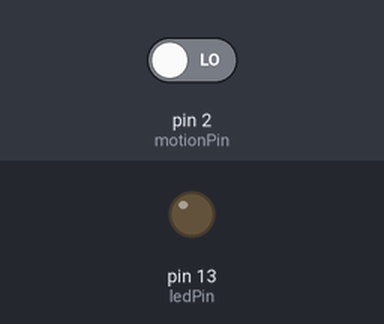
This sketch was run on a simulated Arduino Uno, built with avr-gcc and run on an emulated ATmega328P. On the bench: output pins drawn as LEDs (lit = HIGH). Inputs (shaded band) come from the test bench; at power-on: pin 2 (motionPin) LOW.

Above: at 1.2 s.
1.3 s: pin 2 (motionPin) driven HIGH
At 2.3 s:
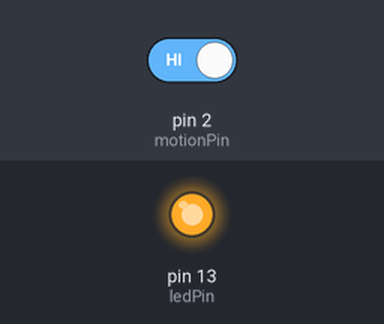
2.8 s: pin 2 (motionPin) driven LOW
At 3.5 s:
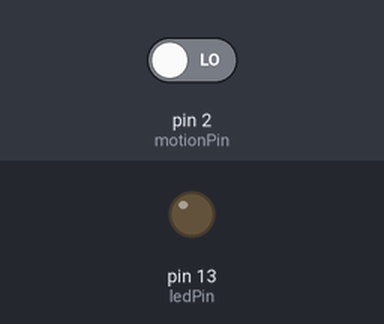
Timing chart, 0 to 5.8 s (numbered marks = the images above; inputs shaded):
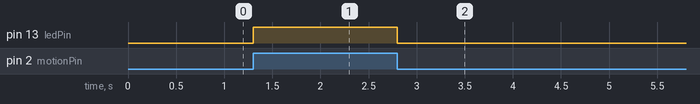

The sketch:

motion_sensor_for_arduino.pde
```cpp
// (licence header left out)
const byte ledPin =  13;    // LED pin
const byte motionPin = 2;   // motion detector input pin
byte senseMotion = 0;       // variable to hold current state of motion detector

void setup() {
  // set the digital pin directions
  pinMode(ledPin, OUTPUT);
  pinMode(motionPin, INPUT);
}

void loop()
{
    // Now watch for burglers
    senseMotion = digitalRead(motionPin);
    if (senseMotion == HIGH) {    // burgler found!
      digitalWrite(ledPin, HIGH);
    } else {                      // no burgler, yet...
      digitalWrite(ledPin, LOW);
    }
}
```

Measured:
- after the input at 1.3 s, pin 13 (ledPin): LOW → HIGH at once
- after the input at 2.8 s, pin 13 (ledPin): HIGH → LOW at once
